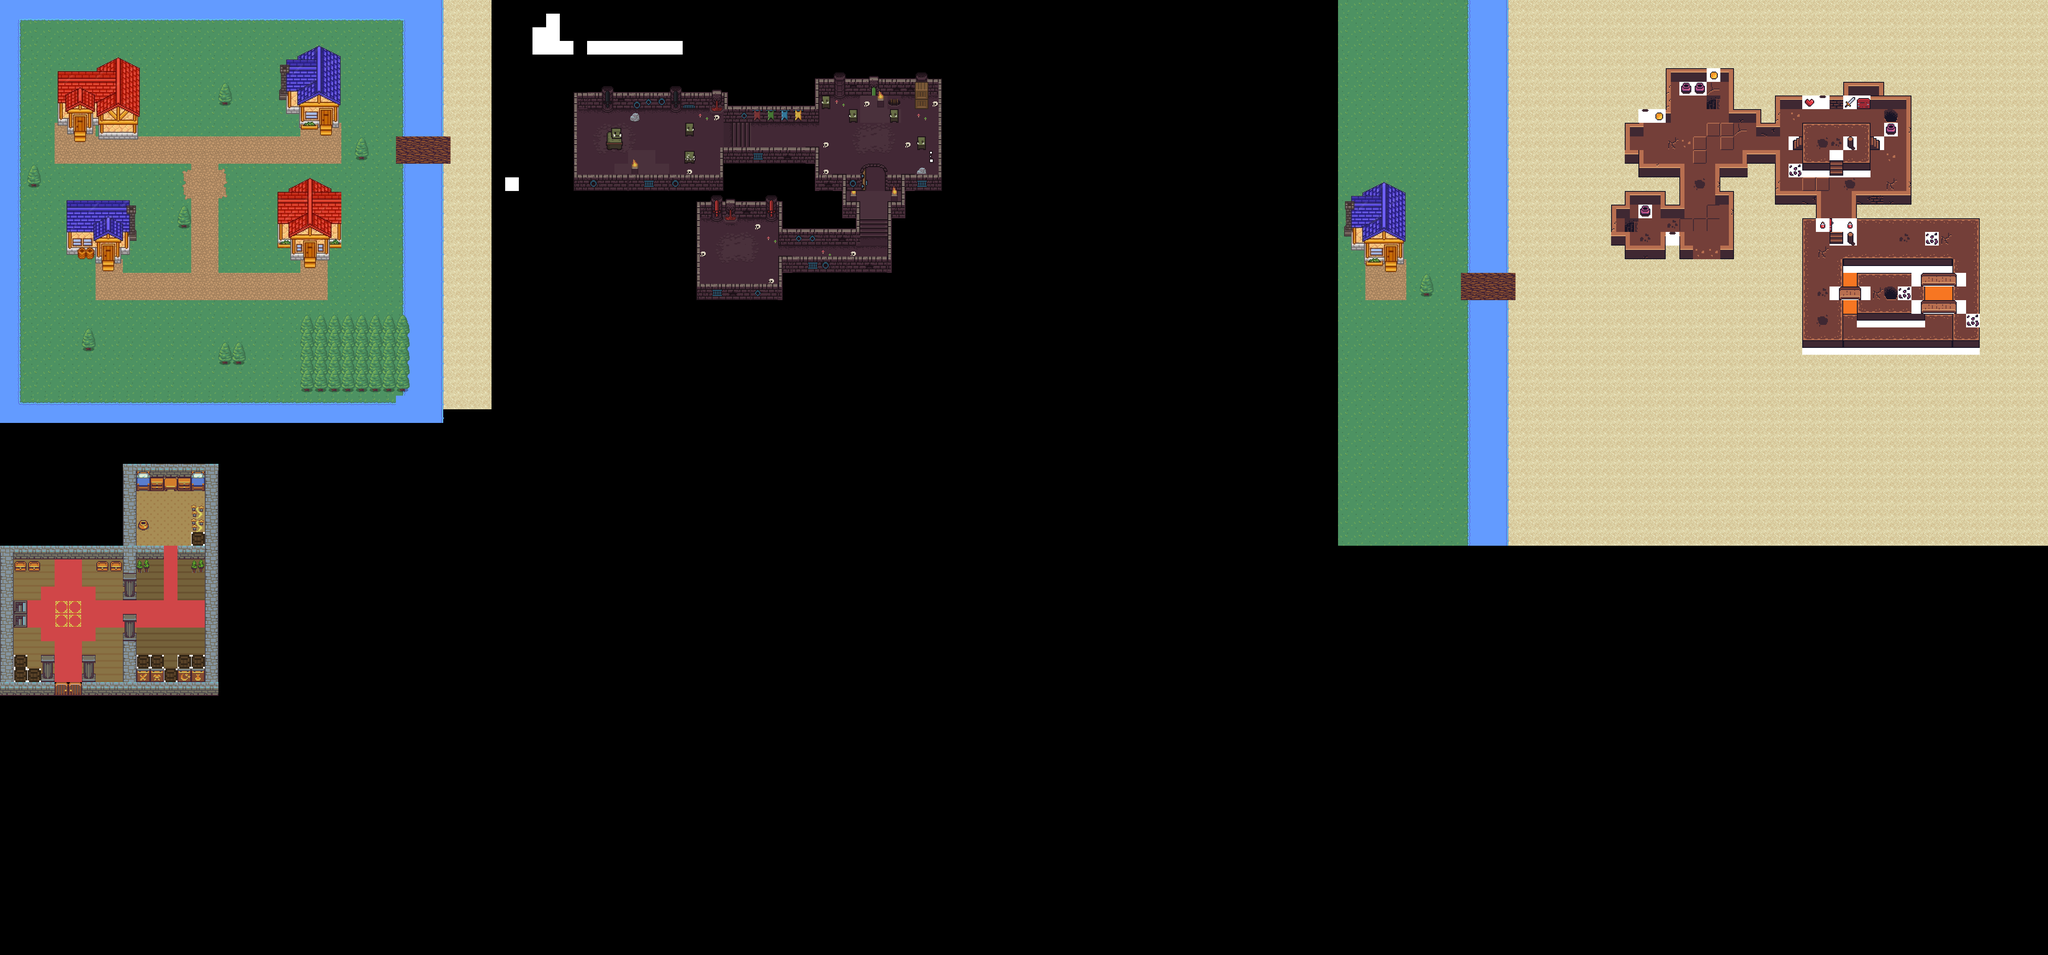

This is a level from a 2D game, rendered from its Tiled map with the project's own tilesets. A one-line summary and the map file follow, with tile-layer data summarised:
An orthogonal 150x70 tile map with 32x32 px tiles, 20 tile layers (Sol, Water, Path, Walls, ...), 7 tilesets and 142 objects (3580 670, 900 350, Spawn_Player1).

<map version="1.10" tiledversion="1.10.2" orientation="orthogonal" renderorder="right-down" width="150" height="70" tilewidth="32" tileheight="32" infinite="0" nextlayerid="38" nextobjectid="158">
 <tileset firstgid="1" source="RPG_Nature_Tilset.tsx" />
 <tileset firstgid="181" source="Dungeon_Tilset.tsx" />
 <tileset firstgid="469" source="Dungeon_n2.tsx" />
 <tileset firstgid="981" source="House_Tilset.tsx" />
 <tileset firstgid="1292" source="Default.tsx" />
 <tileset firstgid="1472" name="Plan" tilewidth="32" tileheight="32" tilecount="1075" columns="43">
  <image source="Plan.png" trans="181425" width="1400" height="800" />
 </tileset>
 <tileset firstgid="2547" name="Dungeon_3" tilewidth="32" tileheight="32" tilecount="1075" columns="43">
  <image source="Dungeon.png" trans="ffffff" width="1400" height="800" />
 </tileset>
 <group id="22" name="joueur_passeDessus">
  <group id="24" name="Monde">
   <layer id="34" name="Sol" width="150" height="70">
    <data>[10500 cells, 2892 non-empty, 4 distinct tile ids]</data>
   </layer>
   <layer id="4" name="Water" width="150" height="70">
    <data>[10500 cells, 454 non-empty, 10 distinct tile ids]</data>
   </layer>
   <layer id="1" name="Path" width="150" height="70">
    <data>[10500 cells, 252 non-empty, 18 distinct tile ids]</data>
   </layer>
   <layer id="25" name="Walls" width="150" height="70">
    <data>[10500 cells, 0 non-empty, 0 distinct tile ids]</data>
   </layer>
   <layer id="5" name="House" width="150" height="70">
    <data>[10500 cells, 49 non-empty, 34 distinct tile ids]</data>
   </layer>
   <layer id="35" name="deco" width="150" height="70">
    <data>[10500 cells, 16 non-empty, 1 distinct tile ids]</data>
   </layer>
  </group>
  <group id="16" name="House">
   <layer id="18" name="sol_House" width="150" height="70">
    <data>[10500 cells, 156 non-empty, 6 distinct tile ids]</data>
   </layer>
   <layer id="17" name="Walls_house" width="150" height="70">
    <data>[10500 cells, 71 non-empty, 5 distinct tile ids]</data>
   </layer>
   <layer id="19" name="Deco_House" width="150" height="70">
    <data>[10500 cells, 37 non-empty, 15 distinct tile ids]</data>
   </layer>
  </group>
  <group id="10" name="Dungeons">
   <layer id="7" name="sol_Dungeon" width="150" height="70">
    <data>[10500 cells, 390 non-empty, 41 distinct tile ids]</data>
   </layer>
   <layer id="9" name="l'endroit ou se siturons les monstre" width="150" height="70">
    <data>[10500 cells, 10 non-empty, 6 distinct tile ids]</data>
   </layer>
   <layer id="8" name="deco_Dungeon" width="150" height="70">
    <data>[10500 cells, 44 non-empty, 14 distinct tile ids]</data>
   </layer>
   <layer id="3" name="Walls_Dungeon" width="150" height="70">
    <data>[10500 cells, 217 non-empty, 68 distinct tile ids]</data>
   </layer>
   <layer id="14" name="Deco_sur_mur" width="150" height="70">
    <data>[10500 cells, 29 non-empty, 20 distinct tile ids]</data>
   </layer>
  </group>
 </group>
 <group id="23" name="joueur_passeDessous">
  <group id="29" name="Monde">
   <layer id="30" name="House" width="150" height="70">
    <data>[10500 cells, 199 non-empty, 164 distinct tile ids]</data>
   </layer>
   <layer id="31" name="Deco_Ext" width="150" height="70">
    <data>[10500 cells, 0 non-empty, 0 distinct tile ids]</data>
   </layer>
   <layer id="33" name="Deco" width="150" height="70">
    <data>[10500 cells, 64 non-empty, 3 distinct tile ids]</data>
   </layer>
  </group>
  <group id="26" name="Dungeons">
   <layer id="27" name="Walls" width="150" height="70">
    <data>[10500 cells, 137 non-empty, 33 distinct tile ids]</data>
   </layer>
   <layer id="13" name="Porte" width="150" height="70">
    <data>[10500 cells, 4 non-empty, 4 distinct tile ids]</data>
   </layer>
   <layer id="28" name="Deco_Dung" width="150" height="70">
    <data>[10500 cells, 17 non-empty, 6 distinct tile ids]</data>
   </layer>
  </group>
 </group>
 <objectgroup id="12" name="Collisions">
  <object id="2" x="1910.67" y="184.667" width="296.667" height="37.3333" />
  <object id="3" x="1345.33" y="214.667" width="358.667" height="38.6667" />
  <object id="4" x="1696" y="248" width="220.667" height="37.3333" />
  <object id="5" x="2198.67" y="200" width="9.33333" height="244" />
  <object id="6" x="2076" y="410.667" width="130.667" height="34.6667" />
  <object id="7" x="1909.33" y="346" width="10.6667" height="98.6667" />
  <object id="8" x="1920" y="410.667" width="106.667" height="34.6667" />
  <object id="9" x="1975" y="488.5" width="39.6667" height="23.3333" />
  <object id="10" x="1974.67" y="445.333" width="9.33333" height="43.1667" />
  <object id="11" x="2113.33" y="446.667" width="8" height="65.1667" />
  <object id="12" x="1825.83" y="601.167" width="263.5" height="38.8333" />
  <object id="13" x="2080.67" y="493.5" width="32" height="18.5" />
  <object id="14" x="1824.67" y="534.667" width="188.667" height="39.8333" />
  <object id="15" x="2080" y="513.333" width="9.33333" height="107.667" />
  <object id="16" x="2006.67" y="509.333" width="6.66667" height="28" />
  <object id="17" x="1688.33" y="345.5" width="219.333" height="35.5" />
  <object id="18" x="1342.08" y="411.5" width="351" height="37.1667" />
  <object id="19" x="1343.98" y="244.204" width="8" height="171.833">
   <polygon points="0,0 8,0 8,171.833 0,171.833" />
  </object>
  <object id="20" x="1688" y="381.333" width="7.66667" height="45.5" />
  <object id="21" x="2090.33" y="463" width="11.1667" height="7.83333">
   <ellipse />
  </object>
  <object id="22" x="1995" y="460.833" width="10.8333" height="9.33333">
   <ellipse />
  </object>
  <object id="23" x="2146" y="222" width="29" height="34" />
  <object id="24" x="1911" y="220" width="6" height="33" />
  <object id="26" x="1825.76" y="638.667" width="7.57576" height="64" />
  <object id="27" x="1634" y="665.333" width="192" height="38.6667" />
  <object id="28" x="1824" y="472" width="8" height="66" />
  <object id="29" x="1632" y="472.417" width="192" height="37.6667" />
  <object id="30" x="1632" y="512" width="7.41667" height="154" />
  <object id="33" x="650.667" y="542.667" width="149.333" height="40" />
  <object id="34" x="657.333" y="190.667" width="134.667" height="41.3333" />
  <object id="35" x="134.667" y="224" width="185.333" height="66.6667" />
  <object id="36" x="230.667" y="289.333" width="90" height="34.6667" />
  <object id="37" x="674" y="232.667" width="119.333" height="31.3333" />
  <object id="38" x="704" y="261.333" width="42.6667" height="41.3333" />
  <object id="39" x="781.333" y="261.333" width="13.3333" height="37.3333" />
  <object id="41" x="741.333" y="586" width="29.3333" height="20.6667" />
  <object id="42" x="682.667" y="584.667" width="26.6667" height="23.3333" />
  <object id="43" x="204" y="293.333" width="12" height="17.3333" />
  <object id="44" x="160" y="293.333" width="10.6667" height="16" />
  <object id="45" x="154.667" y="542.667" width="145.333" height="52" />
  <object id="46" x="296" y="544" width="24" height="17.3333" />
  <object id="47" x="225.333" y="596.667" width="12" height="20.6667" />
  <object id="48" x="271.333" y="596" width="11.3333" height="20" />
  <object id="55" x="75" y="424.25" width="9.25" height="12.25" />
  <object id="57" x="427.333" y="521.667" width="8" height="10.6667" />
  <object id="58" x="715" y="906.667" width="9.33333" height="11" />
  <object id="59" x="746" y="905.667" width="10.6667" height="12.3333" />
  <object id="60" x="779" y="906.333" width="8.66667" height="11.6667" />
  <object id="61" x="810.333" y="907" width="10" height="12" />
  <object id="62" x="843" y="907" width="11" height="10.6667" />
  </objectgroup>
 <objectgroup id="36" name="Objets" class="896 352">
  <!-- 3 objects omitted --></objectgroup>
 <objectgroup id="2" name="Spawn">
  <!-- 1 objects omitted --></objectgroup>
</map>
<!-- 92 of 142 objects omitted -->